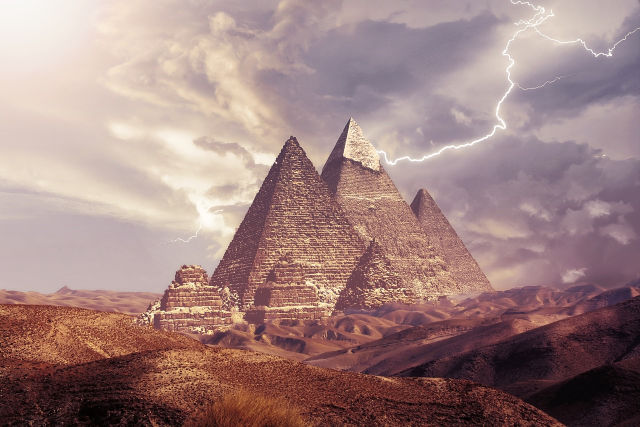
#> input picture 2.Manipulating Image/Sharpening/Image Used/pyramid.jpg, 1280 x 853 px, found by its file name (shown at 1/2 size)
$ jupyter execute 'Image Sharpening.ipynb'
#> lines starting #> are read from the running program, lines starting #| are printed output that depends on the picture
[cell 1]
import cv2
import numpy as np
import matplotlib.pyplot as plt

[cell 2]
image = cv2.imread(r'C:\Users\DELL\Desktop\python project\open cv2\New folder (8)\pyramid.jpg')
#> image is the input picture: shape (853, 1280, 3); mean B, G, R 129.2, 131.5, 160.4
plt.imshow(cv2.cvtColor(image, cv2.COLOR_BGR2RGB))
plt.title('Original Image')
plt.show()

# Image Sharpening :

Image sharpening is a technique used in image processing to enhance the clarity and details of an image, particularly its edges and fine structures. This is typically achieved through the application of a sharpening kernel using convolution. One common method for performing image sharpening is by using the cv2.filter2d function in the OpenCV library.

[cell 3]
kernel_sharpening = np.array([[-1, -1, -1],
                              [-1, 9, -1],
                              [-1, -1, -1]])
sharpened = cv2.filter2D(image, -1, kernel_sharpening)
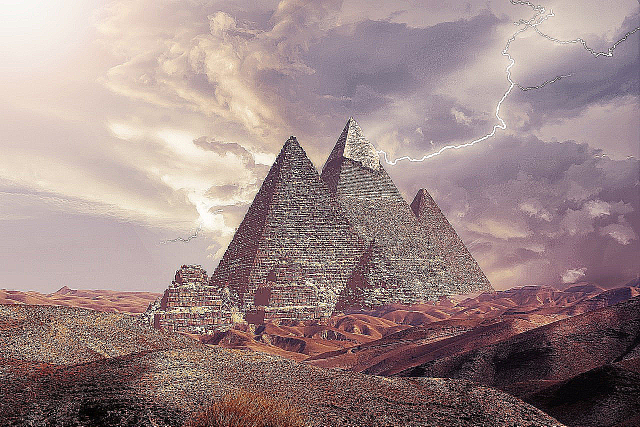
#> sharpened: shape (853, 1280, 3) (shown at 1/2 size); mean B, G, R 134.9, 135.4, 156.7

[cell 4]
plt.imshow(cv2.cvtColor(sharpened, cv2.COLOR_BGR2RGB))
plt.title('Sharpened Image')
plt.show()
cv2.imwrite("sharpened_image.png", sharpened)
#> Out = True
